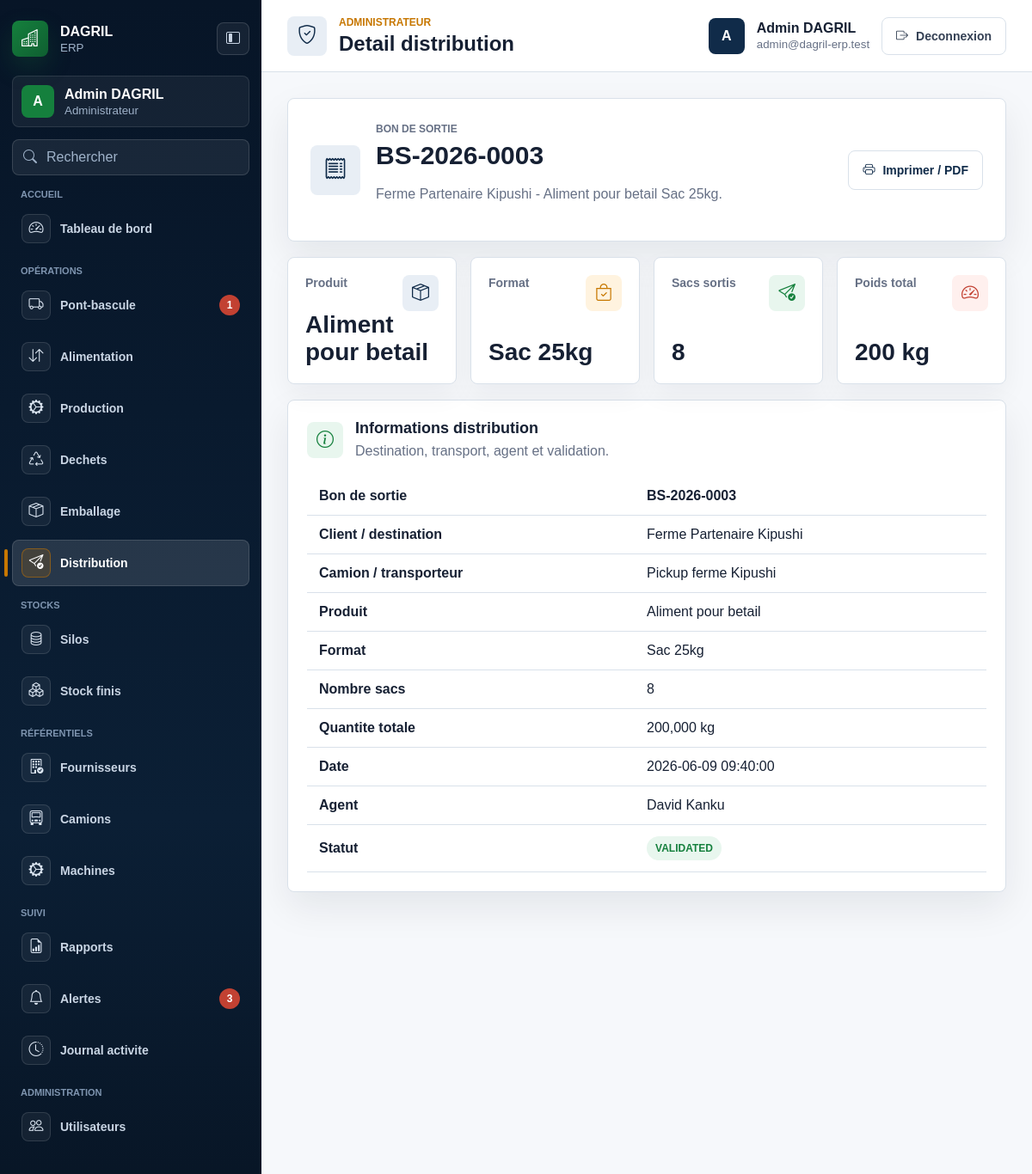
Page /distributions/3 (signed in) on the committed database.
### tables this page shows
CREATE TABLE distributions (
  id INT UNSIGNED AUTO_INCREMENT PRIMARY KEY,
  finished_stock_id INT UNSIGNED NOT NULL,
  product_id INT UNSIGNED NOT NULL,
  bag_format_id INT UNSIGNED NOT NULL,
  recipient_name VARCHAR(180) NOT NULL,
  transporter VARCHAR(180) NULL,
  exit_voucher VARCHAR(100) NOT NULL UNIQUE,
  quantity_bags INT UNSIGNED NOT NULL,
  total_weight_kg DECIMAL(12,3) NOT NULL,
  distributed_at DATETIME NOT NULL,
  status ENUM('active', 'inactive', 'pending', 'validated', 'cancelled') NOT NULL DEFAULT 'pending',
  created_by INT UNSIGNED NULL,
  validated_by INT UNSIGNED NULL,
  created_at TIMESTAMP NOT NULL DEFAULT CURRENT_TIMESTAMP,
  updated_at TIMESTAMP NULL DEFAULT NULL ON UPDATE CURRENT_TIMESTAMP,
  deleted_at TIMESTAMP NULL DEFAULT NULL,
  CONSTRAINT fk_distributions_finished_stock FOREIGN KEY (finished_stock_id) REFERENCES finished_stocks(id),
  CONSTRAINT fk_distributions_product FOREIGN KEY (product_id) REFERENCES products(id),
  CONSTRAINT fk_distributions_bag_format FOREIGN KEY (bag_format_id) REFERENCES bag_formats(id),
  CONSTRAINT fk_distributions_created_by FOREIGN KEY (created_by) REFERENCES users(id),
  CONSTRAINT fk_distributions_validated_by FOREIGN KEY (validated_by) REFERENCES users(id)
);

CREATE TABLE products (
  id INT UNSIGNED AUTO_INCREMENT PRIMARY KEY,
  name VARCHAR(150) NOT NULL,
  code VARCHAR(80) NOT NULL UNIQUE,
  category ENUM('raw_material', 'finished_product', 'waste') NOT NULL,
  unit VARCHAR(30) NOT NULL DEFAULT 'kg',
  status ENUM('active', 'inactive', 'pending', 'validated', 'cancelled') NOT NULL DEFAULT 'active',
  created_at TIMESTAMP NOT NULL DEFAULT CURRENT_TIMESTAMP,
  updated_at TIMESTAMP NULL DEFAULT NULL ON UPDATE CURRENT_TIMESTAMP,
  deleted_at TIMESTAMP NULL DEFAULT NULL
);

CREATE TABLE bag_formats (
  id INT UNSIGNED AUTO_INCREMENT PRIMARY KEY,
  name VARCHAR(120) NOT NULL,
  weight_kg DECIMAL(10,3) NOT NULL,
  status ENUM('active', 'inactive', 'pending', 'validated', 'cancelled') NOT NULL DEFAULT 'active',
  created_at TIMESTAMP NOT NULL DEFAULT CURRENT_TIMESTAMP,
  updated_at TIMESTAMP NULL DEFAULT NULL ON UPDATE CURRENT_TIMESTAMP,
  deleted_at TIMESTAMP NULL DEFAULT NULL
);

CREATE TABLE users (
  id INT UNSIGNED AUTO_INCREMENT PRIMARY KEY,
  role_id INT UNSIGNED NOT NULL,
  name VARCHAR(150) NOT NULL,
  email VARCHAR(190) NOT NULL UNIQUE,
  password VARCHAR(255) NOT NULL,
  phone VARCHAR(50) NULL,
  status ENUM('active', 'inactive', 'pending', 'validated', 'cancelled') NOT NULL DEFAULT 'active',
  last_login_at TIMESTAMP NULL DEFAULT NULL,
  created_at TIMESTAMP NOT NULL DEFAULT CURRENT_TIMESTAMP,
  updated_at TIMESTAMP NULL DEFAULT NULL ON UPDATE CURRENT_TIMESTAMP,
  deleted_at TIMESTAMP NULL DEFAULT NULL,
  CONSTRAINT fk_users_role FOREIGN KEY (role_id) REFERENCES roles(id)
);

### app/views/distributions/show.php (the view)
<section class="dashboard-hero">
    <span class="hero-icon"><i class="bi bi-receipt"></i></span>
    <div>
        <p class="section-label">Bon de sortie</p>
        <h2><?= e($distribution['exit_voucher']) ?></h2>
        <p><?= e($distribution['recipient_name']) ?> - <?= e($distribution['product_name']) ?> <?= e($distribution['format_name']) ?>.</p>
    </div>
    <a href="<?= e(base_url('distributions/' . $distribution['id'] . '/print')) ?>" class="page-action" target="_blank"><i class="bi bi-printer"></i><span>Imprimer / PDF</span></a>
</section>
<section class="metric-grid">
    <article class="metric-card"><div class="metric-card-top"><span>Produit</span><span class="metric-icon tone-blue"><i class="bi bi-box-seam"></i></span></div><strong><?= e($distribution['product_name']) ?></strong></article>
    <article class="metric-card"><div class="metric-card-top"><span>Format</span><span class="metric-icon tone-orange"><i class="bi bi-bag-check"></i></span></div><strong><?= e($distribution['format_name']) ?></strong></article>
    <article class="metric-card"><div class="metric-card-top"><span>Sacs sortis</span><span class="metric-icon tone-green"><i class="bi bi-send-check"></i></span></div><strong><?= e(number_format((int) $distribution['quantity_bags'], 0, ',', ' ')) ?></strong></article>
    <article class="metric-card"><div class="metric-card-top"><span>Poids total</span><span class="metric-icon tone-red"><i class="bi bi-speedometer2"></i></span></div><strong><?= e(number_format((float) $distribution['total_weight_kg'], 0, ',', ' ')) ?> kg</strong></article>
</section>
<section class="table-panel">
    <div class="panel-heading"><span class="panel-icon"><i class="bi bi-info-circle"></i></span><div><h3>Informations distribution</h3><p>Destination, transport, agent et validation.</p></div></div>
    <div class="table-responsive">
        <table class="enterprise-table">
            <tbody>
                <tr><th>Bon de sortie</th><td><strong><?= e($distribution['exit_voucher']) ?></strong></td></tr>
                <tr><th>Client / destination</th><td><?= e($distribution['recipient_name']) ?></td></tr>
                <tr><th>Camion / transporteur</th><td><?= e($distribution['transporter'] ?: '-') ?></td></tr>
                <tr><th>Produit</th><td><?= e($distribution['product_name']) ?></td></tr>
                <tr><th>Format</th><td><?= e($distribution['format_name']) ?></td></tr>
                <tr><th>Nombre sacs</th><td><?= e(number_format((int) $distribution['quantity_bags'], 0, ',', ' ')) ?></td></tr>
                <tr><th>Quantite totale</th><td><?= e(number_format((float) $distribution['total_weight_kg'], 3, ',', ' ')) ?> kg</td></tr>
                <tr><th>Date</th><td><?= e($distribution['distributed_at']) ?></td></tr>
                <tr><th>Agent</th><td><?= e($distribution['agent_name'] ?: '-') ?></td></tr>
                <tr><th>Statut</th><td><span class="status-badge status-<?= e($distribution['status']) ?>"><?= e($distribution['status']) ?></span></td></tr>
            </tbody>
        </table>
    </div>
</section>

### app/core/Router.php (shortened to what the rows shown need)
<?php
class Router
{
    private $routes = [];
    public function add($method, $path, $handler, array $options = [])
    {
        $this->routes[] = [
            'method' => strtoupper($method),
            'path' => '/' . trim($path, '/'),
            'handler' => $handler,
            'auth' => $options['auth'] ?? false,
            'roles' => $options['roles'] ?? [],
        ];
    }
    public function dispatch($method, $uri)
    {
        $requestPath = rawurldecode(parse_url($uri, PHP_URL_PATH));
        $requestPath = '/' . trim($requestPath, '/');
        foreach ($this->routes as $route) {
            $params = [];
            if ($route['method'] === strtoupper($method) && $this->matches($route['path'], $requestPath, $params)) {
                return $this->execute($route['handler'], $params);
            }
        }
    }
    private function matches($routePath, $requestPath, array &$params)
    {
        $pattern = preg_replace('#\{([a-zA-Z_][a-zA-Z0-9_]*)\}#', '(?P<$1>[^/]+)', $routePath);
        $pattern = '#^' . $pattern . '$#';
        if (!preg_match($pattern, $requestPath, $matches)) {
            return false;
        }
        return true;
    }
    private function execute($handler, array $params = [])
    {
        if (is_string($handler) && strpos($handler, '@') !== false) {
            list($controller, $action) = explode('@', $handler, 2);
            $instance = new $controllerClass();
            return call_user_func_array([$instance, $action], $params);
        }
        throw new InvalidArgumentException('Invalid route handler.');
    }
}

### app/views/layouts/sidebar.php
<?php
$user = Auth::user();
$menuGroups = Auth::menuGroups();
$currentPath = trim(parse_url($_SERVER['REQUEST_URI'] ?? '', PHP_URL_PATH), '/');
$roleName = $user['role_name'] ?? 'Utilisateur';
$canSearch = in_array($user['role_slug'] ?? '', ['administrateur', 'direction'], true);
?>
<aside class="sidebar" data-sidebar>
    <div class="sidebar-top">
        <a class="sidebar-brand" href="<?= e(base_url(Auth::homePathFor($user))) ?>">
            <span class="brand-mark small"><i class="bi bi-buildings"></i></span>
            <span class="sidebar-text">
                <strong>DAGRIL</strong>
                <small>ERP</small>
            </span>
        </a>
        <button type="button" class="sidebar-compact-toggle" data-sidebar-compact aria-label="Reduire le menu" aria-pressed="false">
            <i class="bi bi-layout-sidebar-inset"></i>
        </button>
    </div>
    <div class="sidebar-user">
        <span class="sidebar-user-avatar"><?= e(strtoupper(substr($user['name'] ?? 'U', 0, 1))) ?></span>
        <span class="sidebar-text">
            <strong><?= e($user['name'] ?? '') ?></strong>
            <small><?= e($roleName) ?></small>
        </span>
    </div>
    <?php if ($canSearch): ?>
        <label class="sidebar-search">
            <i class="bi bi-search"></i>
            <input type="search" placeholder="Rechercher" data-menu-search>
        </label>
    <?php endif; ?>
    <nav class="sidebar-nav" aria-label="Navigation principale">
        <?php foreach ($menuGroups as $group): ?>
            <section class="sidebar-section" data-menu-section>
                <p class="sidebar-section-title sidebar-text"><?= e($group['label']) ?></p>
                <div class="<?= !empty($group['quick']) ? 'sidebar-quick-grid' : 'sidebar-link-stack' ?>">
                    <?php foreach ($group['items'] as $item): ?>
                        <?php
                            $itemPath = trim($item['path'], '/');
                            $isActive = $currentPath === $itemPath || strpos($currentPath, $itemPath . '/') === 0;
                            $searchText = strtolower(($group['label'] ?? '') . ' ' . ($item['label'] ?? '') . ' ' . ($item['path'] ?? ''));
                        ?>
                        <a
                            class="<?= $isActive ? 'active' : '' ?> <?= !empty($group['quick']) ? 'quick-link' : '' ?>"
                            href="<?= e(base_url($item['path'])) ?>"
                            title="<?= e($item['label']) ?>"
                            data-menu-item
                            data-menu-text="<?= e($searchText) ?>"
                        >
                            <span class="nav-icon"><i class="bi <?= e($item['icon'] ?? 'bi-circle') ?>"></i></span>
                            <span class="nav-label sidebar-text"><?= e($item['label']) ?></span>
                            <?php if (!empty($item['badge_value'])): ?>
                                <span class="nav-badge"><?= e($item['badge_value']) ?></span>
                            <?php endif; ?>
                        </a>
                    <?php endforeach; ?>
                </div>
            </section>
        <?php endforeach; ?>
    </nav>
</aside>

### app/views/layouts/header.php (shortened to what the rows shown need)
<?php $user = Auth::user(); ?>
<header class="topbar">
    <div class="page-title">
        <span class="page-title-icon"><i class="bi bi-shield-check"></i></span>
        <p class="page-kicker"><?= e($user['role_name'] ?? 'Utilisateur') ?></p>
        <h1><?= e($title ?? 'DAGRIL ERP') ?></h1>
    </div>
    <div class="user-menu">
        <div class="user-avatar"><?= e(strtoupper(substr($user['name'] ?? 'U', 0, 1))) ?></div>
        <div>
            <strong><?= e($user['name'] ?? '') ?></strong>
            <small><?= e($user['email'] ?? '') ?></small>
        </div>
        <form method="post" action="<?= e(base_url('logout')) ?>" class="logout-form">
            <button type="submit">
                <i class="bi bi-box-arrow-right"></i>
                <span>Deconnexion</span>
            </button>
        </form>
    </div>
</header>

### rows in the picture
distributions: label "ACCUEIL", label "Tableau de bord", label "OPÉRATIONS", label "Pont-bascule", badge_value "1", label "Alimentation", label "Production", label "Dechets", label "Emballage", label "Distribution", label "STOCKS", label "Silos", label "Stock finis", label "RÉFÉRENTIELS", label "Fournisseurs", label "Camions", label "Machines", label "SUIVI", label "Rapports", label "Alertes", badge_value "3", label "Journal activite", label "ADMINISTRATION", label "Utilisateurs", exit_voucher "BS-2026-0003", recipient_name "Ferme Partenaire Kipushi", product.name "Aliment pour betail", bag_format.name "Sac 25kg", quantity_bags "8", total_weight_kg "200", transporter "Pickup ferme Kipushi", total_weight_kg "200,000", distributed_at "2026-06-09 09:40:00", created_by.name "David Kanku", status "VALIDATED"
